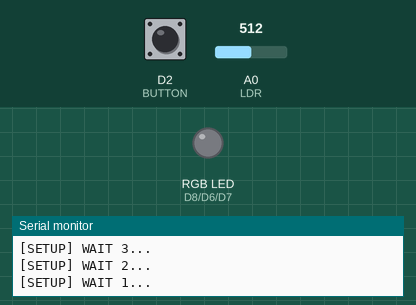
A sketch run on a simulated ESP8266 (NodeMCU). Shown: an RGB LED mixed from three pins (HIGH = lit), the last lines printed to the serial monitor. Inputs (shaded band) come from the test bench; at power-on: D2 (BUTTON) LOW, A0 (LDR) = 512. Dim RGB values are drawn brighter than linear; WiFi joins after 1.5 s; servers stay silent unless stated; random numbers use the default seed unless the sketch sets one; web services answer with replies made up by the test bench.

Above: at 4.1 s.
At 5.8 s:
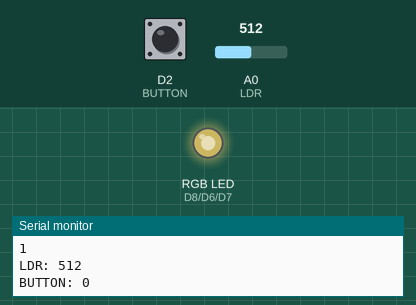
At 36.0 s:
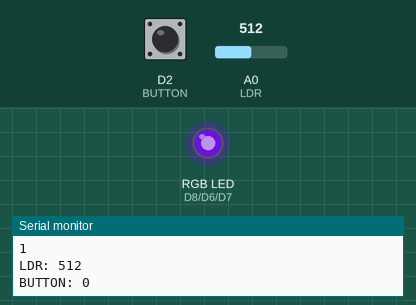
At 66.2 s:
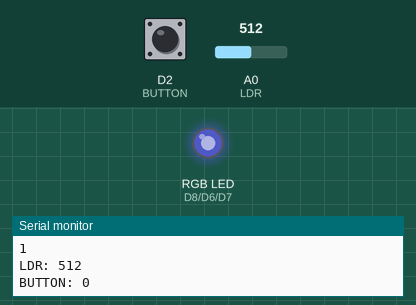
At 96.4 s:
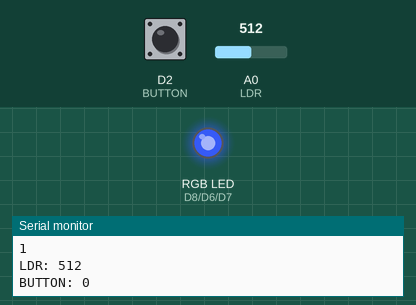
At 126.6 s:
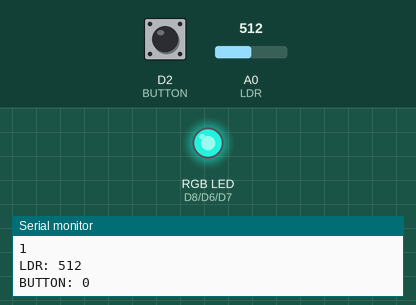
Timing chart, 0 to 128.1 s (numbered marks = the images above):
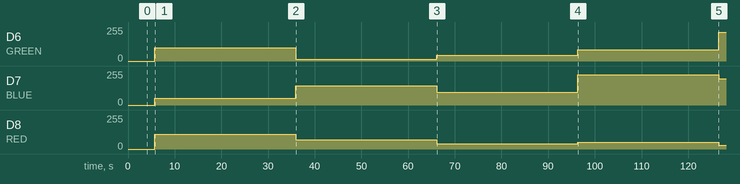

Measured:
- by itself, D6 (GREEN): 0/255 → 98/255 at 5.7 s, → 12/255 30.2 s later, → 43/255 30.2 s later, → 83/255 30.2 s later, … (5 changes in this stretch)
- by itself, D7 (BLUE): 0/255 → 52/255 at 5.7 s, → 143/255 30.2 s later, → 95/255 30.2 s later, → 226/255 30.2 s later, … (5 changes in this stretch)
- by itself, D8 (RED): 0/255 → 109/255 at 5.7 s, → 70/255 30.2 s later, → 38/255 30.2 s later, → 50/255 30.2 s later, … (5 changes in this stretch)

The sketch:

esp8266_https_post.ino
```cpp
#include <ESP8266WiFi.h>
#include <ESP8266WiFiMulti.h>

#include <ESP8266HTTPClient.h>


const int LDR = A0;
const int BUTTON = 4;
const int RED = 15;
const int GREEN = 12;
const int BLUE = 13;


ESP8266WiFiMulti WiFiMulti;


#define USE_SERIAL Serial


ESP8266WiFiMulti wifiMulti;


void setup()
{

    USE_SERIAL.begin(115200);
   // USE_SERIAL.setDebugOutput(true);

    USE_SERIAL.println();
    USE_SERIAL.println();
    USE_SERIAL.println();

    for(uint8_t t = 4; t > 0; t--) {
        USE_SERIAL.printf("[SETUP] WAIT %d...\n", t);
        USE_SERIAL.flush();
        delay(1000);
    }

    wifiMulti.addAP("742nsf", "Wh0pp3rs");


    pinMode(LDR, INPUT);
    pinMode(BUTTON, INPUT);
    pinMode(RED, OUTPUT);
    pinMode(GREEN, OUTPUT);
    pinMode(BLUE, OUTPUT);
}

void loop()
{

     Serial.println();
  if (int stat = wifiMulti.run() != WL_CONNECTED) {
    Serial.print(">>WiFi not connected! run returned: ");
    Serial.println(stat);
    delay(500);

  }
  else{

      WiFi.printDiag(Serial);
      Serial.print("[loop] IP address: ");
      Serial.println(WiFi.localIP());


          HTTPClient http;

    USE_SERIAL.print("[HTTP] begin...\n");
    // configure traged server and url
    http.begin("https://api.thingspeak.com/update?api_key=FA8AIHKLTO167J50&field1=10", "78 60 18 44 81 35 BF DF 77 84 D4 0A 22 0D 9B 4E 6C DC 57 2C"); //HTTPS


    // start connection and send HTTP header
        int httpCode = http.POST("api_key=FA8AIHKLTO167J50&field1=73");

        // httpCode will be negative on error
        if(httpCode > 0) {
            // HTTP header has been send and Server response header has been handled
            USE_SERIAL.printf("[HTTP] GET... code: %d\n", httpCode);

            // file found at server
            if(httpCode == HTTP_CODE_OK) {
                String payload = http.getString();
                USE_SERIAL.println(payload);
            }
        } else {
            USE_SERIAL.printf("[HTTP] GET... failed, error: %s\n", http.errorToString(httpCode).c_str());
        }

        http.end();


      Serial.print("LDR: ");
      Serial.println(analogRead(LDR));
      Serial.print("BUTTON: ");
      Serial.println(digitalRead(BUTTON));

      analogWrite(RED, random(0,1023));
      analogWrite(GREEN, random(0,1023));
      analogWrite(BLUE, random(0,1023));


      delay(30000);
   }

}
```
